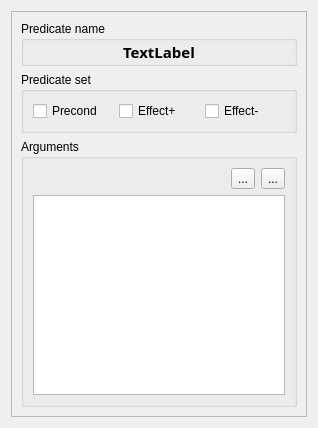
<?xml version="1.0" encoding="UTF-8"?>
<ui version="4.0">
 <class>OperatorsPredicateInfo</class>
 <widget class="QWidget" name="OperatorsPredicateInfo">
  <property name="geometry">
   <rect>
    <x>0</x>
    <y>0</y>
    <width>318</width>
    <height>428</height>
   </rect>
  </property>
  <property name="windowTitle">
   <string>Form</string>
  </property>
  <layout class="QHBoxLayout" name="horizontalLayout_2">
   <item>
    <widget class="QScrollArea" name="scrollArea">
     <property name="widgetResizable">
      <bool>true</bool>
     </property>
     <widget class="QWidget" name="scrollAreaWidgetContents">
      <property name="geometry">
       <rect>
        <x>0</x>
        <y>0</y>
        <width>298</width>
        <height>408</height>
       </rect>
      </property>
      <layout class="QVBoxLayout" name="verticalLayout_2">
       <item>
        <widget class="QGroupBox" name="nameGroupBox">
         <property name="title">
          <string>Predicate name</string>
         </property>
         <layout class="QVBoxLayout" name="verticalLayout">
          <property name="spacing">
           <number>6</number>
          </property>
          <property name="topMargin">
           <number>0</number>
          </property>
          <property name="bottomMargin">
           <number>0</number>
          </property>
          <item>
           <widget class="QLabel" name="predicateName">
            <property name="font">
             <font>
              <family>Sans Serif</family>
              <pointsize>11</pointsize>
              <weight>75</weight>
              <bold>true</bold>
             </font>
            </property>
            <property name="text">
             <string>TextLabel</string>
            </property>
            <property name="alignment">
             <set>Qt::AlignCenter</set>
            </property>
            <property name="textInteractionFlags">
             <set>Qt::NoTextInteraction</set>
            </property>
           </widget>
          </item>
         </layout>
        </widget>
       </item>
       <item>
        <widget class="QGroupBox" name="setGroupBox">
         <property name="title">
          <string>Predicate set</string>
         </property>
         <layout class="QHBoxLayout" name="horizontalLayout">
          <item>
           <widget class="QCheckBox" name="precondCheck">
            <property name="text">
             <string>Precond</string>
            </property>
           </widget>
          </item>
          <item>
           <widget class="QCheckBox" name="effectPosCheck">
            <property name="text">
             <string>Effect+</string>
            </property>
           </widget>
          </item>
          <item>
           <widget class="QCheckBox" name="effectNegCheck">
            <property name="text">
             <string>Effect-</string>
            </property>
           </widget>
          </item>
         </layout>
        </widget>
       </item>
       <item>
        <widget class="QGroupBox" name="argumentsGroupBox">
         <property name="sizePolicy">
          <sizepolicy hsizetype="Preferred" vsizetype="Preferred">
           <horstretch>0</horstretch>
           <verstretch>1</verstretch>
          </sizepolicy>
         </property>
         <property name="sizeIncrement">
          <size>
           <width>0</width>
           <height>0</height>
          </size>
         </property>
         <property name="title">
          <string>Arguments</string>
         </property>
         <layout class="QGridLayout" name="gridLayout">
          <item row="0" column="0">
           <spacer name="horizontalSpacer">
            <property name="orientation">
             <enum>Qt::Horizontal</enum>
            </property>
            <property name="sizeHint" stdset="0">
             <size>
              <width>91</width>
              <height>20</height>
             </size>
            </property>
           </spacer>
          </item>
          <item row="0" column="1">
           <widget class="QToolButton" name="moveDown">
            <property name="text">
             <string>...</string>
            </property>
            <property name="icon">
             <iconset resource="../res/KAVIIcons.qrc">
              <normaloff>:/icons/icons/arrowDown.xpm</normaloff>:/icons/icons/arrowDown.xpm</iconset>
            </property>
           </widget>
          </item>
          <item row="0" column="2">
           <widget class="QToolButton" name="moveUp">
            <property name="text">
             <string>...</string>
            </property>
            <property name="icon">
             <iconset resource="../res/KAVIIcons.qrc">
              <normaloff>:/icons/icons/arrowUp.xpm</normaloff>:/icons/icons/arrowUp.xpm</iconset>
            </property>
           </widget>
          </item>
          <item row="1" column="0" colspan="3">
           <widget class="QTableWidget" name="argumentsTable">
            <property name="horizontalScrollBarPolicy">
             <enum>Qt::ScrollBarAlwaysOff</enum>
            </property>
            <property name="editTriggers">
             <set>QAbstractItemView::NoEditTriggers</set>
            </property>
            <property name="selectionMode">
             <enum>QAbstractItemView::SingleSelection</enum>
            </property>
           </widget>
          </item>
         </layout>
        </widget>
       </item>
      </layout>
     </widget>
    </widget>
   </item>
  </layout>
 </widget>
 <resources>
  <include location="../res/KAVIIcons.qrc"/>
 </resources>
 <connections/>
</ui>
